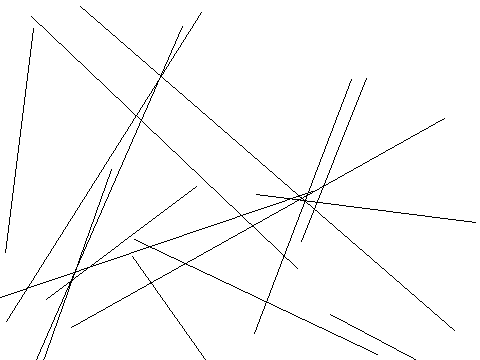

This chart was generated by the following Python code:
from PIL import Image, ImageDraw
image1 = Image.new('RGB', (480, 360), '#ffffff')
draw = ImageDraw.Draw(image1)
c=[268,201,162,325]
draw.ellipse(c,'#ffffff','#000000')
c=[69,391,273,158]
draw.ellipse(c,'#ffffff','#000000')
c=[10,369,117,322]
draw.ellipse(c,'#ffffff','#000000')
c=[206,360,321,89]
draw.ellipse(c,'#ffffff','#000000')
c=[330,16,307,267]
draw.ellipse(c,'#ffffff','#000000')
c=[277,343,349,190]
draw.ellipse(c,'#ffffff','#000000')
c=[164,365,324,214]
draw.ellipse(c,'#ffffff','#000000')
c=[134,410,18,50]
draw.ellipse(c,'#ffffff','#000000')
c=[189,434,319,353]
draw.ellipse(c,'#ffffff','#000000')
c=[243,269,59,48]
draw.ellipse(c,'#ffffff','#000000')
c=[345,99,101,214]
draw.ellipse(c,'#ffffff','#000000')
c=[160,412,42,319]
draw.ellipse(c,'#ffffff','#000000')
c=[57,296,158,154]
draw.ellipse(c,'#ffffff','#000000')
l=[444,118,71,327]
draw.line(l,'#000000')
l=[475,222,256,194]
draw.line(l,'#000000')
l=[366,78,301,241]
draw.line(l,'#000000')
l=[31,16,297,268]
draw.line(l,'#000000')
l=[454,330,80,6]
draw.line(l,'#000000')
l=[46,299,196,186]
draw.line(l,'#000000')
l=[265,444,132,256]
draw.line(l,'#000000')
l=[377,354,134,239]
draw.line(l,'#000000')
l=[36,380,111,169]
draw.line(l,'#000000')
l=[254,333,351,79]
draw.line(l,'#000000')
l=[5,252,33,28]
draw.line(l,'#000000')
l=[19,398,182,26]
draw.line(l,'#000000')
l=[312,191,0,297]
draw.line(l,'#000000')
l=[201,12,6,321]
draw.line(l,'#000000')
l=[430,367,330,314]
draw.line(l,'#000000')
image1.save('Artist90.png')